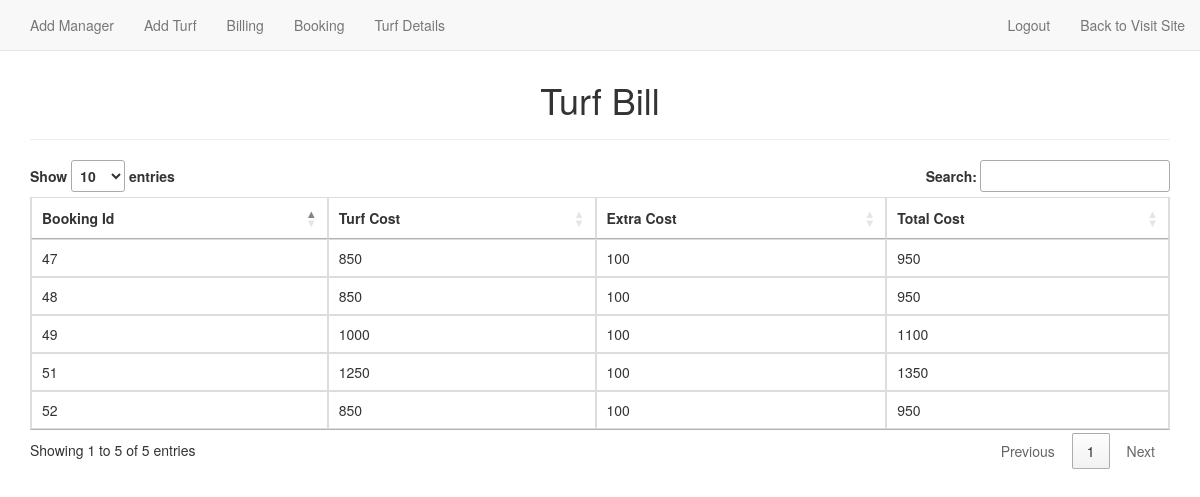
The app's page /turf_details.php with its own data.
### tables this page shows
CREATE TABLE `cost` (
  `id` int(11) NOT NULL,
  `booking_id` varchar(50) NOT NULL,
  `username` varchar(100) NOT NULL,
  `turf_cost` int(11) NOT NULL,
  `extra_cost` varchar(11) NOT NULL,
  `total_cost` varchar(11) NOT NULL,
  `paid` int(11) NOT NULL
);

### turf_details.php (the view, shortened to what this page needs)
<?php
     $connection= mysqli_connect('localhost','root','','turf');
    $select_query="SELECT * FROM `cost`";
    $result= mysqli_query($connection,$select_query);
?>
<!DOCTYPE html>
<html lang="en">
<head>
    <link href="http://maxcdn.bootstrapcdn.com/bootstrap/3.2.0/css/bootstrap.min.css" rel="stylesheet">
    <link rel="stylesheet" href="http://cdn.datatables.net/1.10.2/css/jquery.dataTables.min.css">
    <link rel="stylesheet" href="sweetalert2/sweetalert2.css">
    <link rel="stylesheet" href="animate.css">
    <link rel="stylesheet" href="style.css">
</head>
<body>
    <?php include 'navbar_admin.php'; ?>
    <br><br>
    <div class="container">
        <div class="row">
            <div class="col-md-12">
                <div class="page-header">
                    <h1 style="text-align: center;">Turf Bill</h1>
                </div>
                <table id="myTable" class="table table-bordered animated rubberBand">
                    <thead>
                        <th>Booking Id</th>
                        <th>Turf Cost</th>
                        <th>Extra Cost</th>
                        <th>Total Cost</th>
                    </thead>
                    <tbody>
                        <?php while($row=mysqli_fetch_assoc($result)){ ?>
                        <tr>
                            <td><?php echo $row['booking_id']; ?></td>
                            <td><?php echo $row['turf_cost']; ?></td>
                            <td><?php echo $row['extra_cost']; ?></td>
                            <td><?php echo $row['total_cost']; ?></td>
                        </tr>
                        <?php } ?>
                    </tbody>
                </table>
            </div>
        </div>
    </div>
</body>
</html>

### records on screen
cost: booking "47", turf_cost "850", extra_cost "100", total_cost "950"
cost: booking "48", turf_cost "850", extra_cost "100", total_cost "950"
cost: booking "49", turf_cost "1000", extra_cost "100", total_cost "1100"
cost: booking "51", turf_cost "1250", extra_cost "100", total_cost "1350"
cost: booking "52", turf_cost "850", extra_cost "100", total_cost "950"
